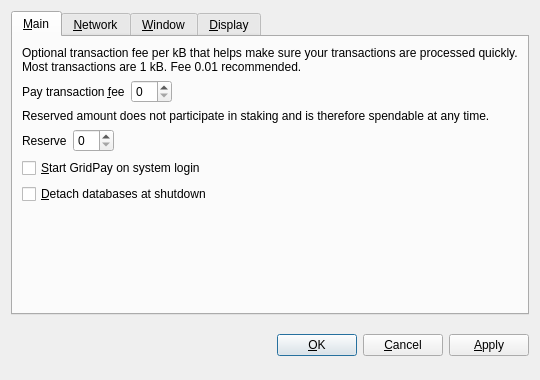
<?xml version="1.0" encoding="UTF-8"?>
<ui version="4.0">
 <class>OptionsDialog</class>
 <widget class="QDialog" name="OptionsDialog">
  <property name="geometry">
   <rect>
    <x>0</x>
    <y>0</y>
    <width>540</width>
    <height>380</height>
   </rect>
  </property>
  <property name="windowTitle">
   <string>Options</string>
  </property>
  <property name="modal">
   <bool>true</bool>
  </property>
  <layout class="QVBoxLayout" name="verticalLayout">
   <item>
    <widget class="QTabWidget" name="tabWidget">
     <property name="tabPosition">
      <enum>QTabWidget::North</enum>
     </property>
     <property name="currentIndex">
      <number>0</number>
     </property>
     <widget class="QWidget" name="tabMain">
      <attribute name="title">
       <string>&amp;Main</string>
      </attribute>
      <layout class="QVBoxLayout" name="verticalLayout_Main">
       <item>
        <widget class="QLabel" name="transactionFeeInfoLabel">
         <property name="text">
          <string>Optional transaction fee per kB that helps make sure your transactions are processed quickly. Most transactions are 1 kB. Fee 0.01 recommended.</string>
         </property>
         <property name="textFormat">
          <enum>Qt::PlainText</enum>
         </property>
         <property name="wordWrap">
          <bool>true</bool>
         </property>
        </widget>
       </item>
       <item>
        <layout class="QHBoxLayout" name="horizontalLayoutFee">
         <item>
          <widget class="QLabel" name="transactionFeeLabel">
           <property name="text">
            <string>Pay transaction &amp;fee</string>
           </property>
           <property name="textFormat">
            <enum>Qt::PlainText</enum>
           </property>
           <property name="buddy">
            <cstring>transactionFee</cstring>
           </property>
          </widget>
         </item>
         <item>
          <widget class="BitcoinAmountField" name="transactionFee"/>
         </item>
         <item>
          <spacer name="horizontalSpacerFee">
           <property name="orientation">
            <enum>Qt::Horizontal</enum>
           </property>
           <property name="sizeHint" stdset="0">
            <size>
             <width>40</width>
             <height>20</height>
            </size>
           </property>
          </spacer>
         </item>
        </layout>
       </item>
       <item>
        <widget class="QLabel" name="reserveBalanceInfoLabel">
         <property name="text">
          <string>Reserved amount does not participate in staking and is therefore spendable at any time.</string>
         </property>
         <property name="textFormat">
          <enum>Qt::PlainText</enum>
         </property>
         <property name="wordWrap">
          <bool>true</bool>
         </property>
        </widget>
       </item>
       <item>
        <layout class="QHBoxLayout" name="horizontalLayoutReserveBalance">
         <item>
          <widget class="QLabel" name="reserveBalanceLabel">
           <property name="text">
            <string>Reserve</string>
           </property>
           <property name="textFormat">
            <enum>Qt::PlainText</enum>
           </property>
           <property name="buddy">
            <cstring>reserveBalance</cstring>
           </property>
          </widget>
         </item>
         <item>
          <widget class="BitcoinAmountField" name="reserveBalance"/>
         </item>
         <item>
          <spacer name="horizontalSpacerReserveBalance">
           <property name="orientation">
            <enum>Qt::Horizontal</enum>
           </property>
           <property name="sizeHint" stdset="0">
            <size>
             <width>40</width>
             <height>20</height>
            </size>
           </property>
          </spacer>
         </item>
        </layout>
       </item>
       <item>
        <widget class="QCheckBox" name="bitcoinAtStartup">
         <property name="toolTip">
          <string>Automatically start GridPay after logging in to the system.</string>
         </property>
         <property name="text">
          <string>&amp;Start GridPay on system login</string>
         </property>
        </widget>
       </item>
       <item>
        <widget class="QCheckBox" name="detachDatabases">
         <property name="toolTip">
          <string>Detach block and address databases at shutdown. This means they can be moved to another data directory, but it slows down shutdown. The wallet is always detached.</string>
         </property>
         <property name="text">
          <string>&amp;Detach databases at shutdown</string>
         </property>
        </widget>
       </item>
       <item>
        <spacer name="verticalSpacer_Main">
         <property name="orientation">
          <enum>Qt::Vertical</enum>
         </property>
         <property name="sizeHint" stdset="0">
          <size>
           <width>20</width>
           <height>40</height>
          </size>
         </property>
        </spacer>
       </item>
      </layout>
     </widget>
     <widget class="QWidget" name="tabNetwork">
      <attribute name="title">
       <string>&amp;Network</string>
      </attribute>
      <layout class="QVBoxLayout" name="verticalLayout_Network">
       <item>
        <widget class="QCheckBox" name="mapPortUpnp">
         <property name="toolTip">
          <string>Automatically open the GridPay client port on the router. This only works when your router supports UPnP and it is enabled.</string>
         </property>
         <property name="text">
          <string>Map port using &amp;UPnP</string>
         </property>
        </widget>
       </item>
       <item>
        <widget class="QCheckBox" name="connectSocks">
         <property name="toolTip">
          <string>Connect to the GridPay network through a SOCKS proxy (e.g. when connecting through Tor).</string>
         </property>
         <property name="text">
          <string>&amp;Connect through SOCKS proxy:</string>
         </property>
        </widget>
       </item>
       <item>
        <layout class="QHBoxLayout" name="horizontalLayout_Network">
         <item>
          <widget class="QLabel" name="proxyIpLabel">
           <property name="text">
            <string>Proxy &amp;IP:</string>
           </property>
           <property name="textFormat">
            <enum>Qt::PlainText</enum>
           </property>
           <property name="buddy">
            <cstring>proxyIp</cstring>
           </property>
          </widget>
         </item>
         <item>
          <widget class="QValidatedLineEdit" name="proxyIp">
           <property name="maximumSize">
            <size>
             <width>140</width>
             <height>16777215</height>
            </size>
           </property>
           <property name="toolTip">
            <string>IP address of the proxy (e.g. 127.0.0.1)</string>
           </property>
          </widget>
         </item>
         <item>
          <widget class="QLabel" name="proxyPortLabel">
           <property name="text">
            <string>&amp;Port:</string>
           </property>
           <property name="textFormat">
            <enum>Qt::PlainText</enum>
           </property>
           <property name="buddy">
            <cstring>proxyPort</cstring>
           </property>
          </widget>
         </item>
         <item>
          <widget class="QLineEdit" name="proxyPort">
           <property name="maximumSize">
            <size>
             <width>55</width>
             <height>16777215</height>
            </size>
           </property>
           <property name="toolTip">
            <string>Port of the proxy (e.g. 9050)</string>
           </property>
          </widget>
         </item>
         <item>
          <widget class="QLabel" name="socksVersionLabel">
           <property name="text">
            <string>SOCKS &amp;Version:</string>
           </property>
           <property name="textFormat">
            <enum>Qt::PlainText</enum>
           </property>
           <property name="buddy">
            <cstring>socksVersion</cstring>
           </property>
          </widget>
         </item>
         <item>
          <widget class="QValueComboBox" name="socksVersion">
           <property name="toolTip">
            <string>SOCKS version of the proxy (e.g. 5)</string>
           </property>
          </widget>
         </item>
         <item>
          <spacer name="horizontalSpacer_Network">
           <property name="orientation">
            <enum>Qt::Horizontal</enum>
           </property>
           <property name="sizeHint" stdset="0">
            <size>
             <width>40</width>
             <height>20</height>
            </size>
           </property>
          </spacer>
         </item>
        </layout>
       </item>
       <item>
        <spacer name="verticalSpacer_Network">
         <property name="orientation">
          <enum>Qt::Vertical</enum>
         </property>
         <property name="sizeHint" stdset="0">
          <size>
           <width>20</width>
           <height>40</height>
          </size>
         </property>
        </spacer>
       </item>
      </layout>
     </widget>
     <widget class="QWidget" name="tabWindow">
      <attribute name="title">
       <string>&amp;Window</string>
      </attribute>
      <layout class="QVBoxLayout" name="verticalLayout_Window">
       <item>
        <widget class="QCheckBox" name="minimizeToTray">
         <property name="toolTip">
          <string>Show only a tray icon after minimizing the window.</string>
         </property>
         <property name="text">
          <string>&amp;Minimize to the tray instead of the taskbar</string>
         </property>
        </widget>
       </item>
       <item>
        <widget class="QCheckBox" name="minimizeOnClose">
         <property name="toolTip">
          <string>Minimize instead of exit the application when the window is closed. When this option is enabled, the application will be closed only after selecting Quit in the menu.</string>
         </property>
         <property name="text">
          <string>M&amp;inimize on close</string>
         </property>
        </widget>
       </item>
       <item>
        <spacer name="verticalSpacer_Window">
         <property name="orientation">
          <enum>Qt::Vertical</enum>
         </property>
         <property name="sizeHint" stdset="0">
          <size>
           <width>20</width>
           <height>40</height>
          </size>
         </property>
        </spacer>
       </item>
      </layout>
     </widget>
     <widget class="QWidget" name="tabDisplay">
      <attribute name="title">
       <string>&amp;Display</string>
      </attribute>
      <layout class="QVBoxLayout" name="verticalLayout_Display">
       <item>
        <layout class="QHBoxLayout" name="horizontalLayout_1_Display">
         <item>
          <widget class="QLabel" name="langLabel">
           <property name="text">
            <string>User Interface &amp;language:</string>
           </property>
           <property name="textFormat">
            <enum>Qt::PlainText</enum>
           </property>
           <property name="buddy">
            <cstring>lang</cstring>
           </property>
          </widget>
         </item>
         <item>
          <widget class="QValueComboBox" name="lang">
           <property name="toolTip">
            <string>The user interface language can be set here. This setting will take effect after restarting GridPay.</string>
           </property>
          </widget>
         </item>
        </layout>
       </item>
       <item>
        <layout class="QHBoxLayout" name="horizontalLayout_2_Display">
         <item>
          <widget class="QLabel" name="unitLabel">
           <property name="text">
            <string>&amp;Unit to show amounts in:</string>
           </property>
           <property name="textFormat">
            <enum>Qt::PlainText</enum>
           </property>
           <property name="buddy">
            <cstring>unit</cstring>
           </property>
          </widget>
         </item>
         <item>
          <widget class="QValueComboBox" name="unit">
           <property name="toolTip">
            <string>Choose the default subdivision unit to show in the interface and when sending coins.</string>
           </property>
          </widget>
         </item>
        </layout>
       </item>
       <item>
        <widget class="QCheckBox" name="displayAddresses">
         <property name="toolTip">
          <string>Whether to show GridPay addresses in the transaction list or not.</string>
         </property>
         <property name="text">
          <string>&amp;Display addresses in transaction list</string>
         </property>
        </widget>
       </item>
       <item>
        <widget class="QCheckBox" name="coinControlFeatures">
         <property name="toolTip">
          <string>Whether to show coin control features or not.</string>
         </property>
         <property name="text">
          <string>Display coin &amp;control features (experts only!)</string>
         </property>
        </widget>
       </item>
       <item>
        <spacer name="verticalSpacer_Display">
         <property name="orientation">
          <enum>Qt::Vertical</enum>
         </property>
         <property name="sizeHint" stdset="0">
          <size>
           <width>20</width>
           <height>40</height>
          </size>
         </property>
        </spacer>
       </item>
      </layout>
     </widget>
    </widget>
   </item>
   <item>
    <layout class="QHBoxLayout" name="horizontalLayout_Buttons">
     <item>
      <spacer name="horizontalSpacer_1">
       <property name="orientation">
        <enum>Qt::Horizontal</enum>
       </property>
       <property name="sizeHint" stdset="0">
        <size>
         <width>40</width>
         <height>48</height>
        </size>
       </property>
      </spacer>
     </item>
     <item>
      <widget class="QLabel" name="statusLabel">
       <property name="font">
        <font>
         <weight>75</weight>
         <bold>true</bold>
        </font>
       </property>
       <property name="text">
        <string/>
       </property>
       <property name="textFormat">
        <enum>Qt::PlainText</enum>
       </property>
       <property name="wordWrap">
        <bool>true</bool>
       </property>
      </widget>
     </item>
     <item>
      <spacer name="horizontalSpacer_2">
       <property name="orientation">
        <enum>Qt::Horizontal</enum>
       </property>
       <property name="sizeHint" stdset="0">
        <size>
         <width>40</width>
         <height>48</height>
        </size>
       </property>
      </spacer>
     </item>
     <item>
      <widget class="QPushButton" name="okButton">
       <property name="text">
        <string>&amp;OK</string>
       </property>
      </widget>
     </item>
     <item>
      <widget class="QPushButton" name="cancelButton">
       <property name="text">
        <string>&amp;Cancel</string>
       </property>
       <property name="autoDefault">
        <bool>false</bool>
       </property>
      </widget>
     </item>
     <item>
      <widget class="QPushButton" name="applyButton">
       <property name="text">
        <string>&amp;Apply</string>
       </property>
       <property name="autoDefault">
        <bool>false</bool>
       </property>
      </widget>
     </item>
    </layout>
   </item>
  </layout>
 </widget>
 <customwidgets>
  <customwidget>
   <class>BitcoinAmountField</class>
   <extends>QSpinBox</extends>
   <header>bitcoinamountfield.h</header>
  </customwidget>
  <customwidget>
   <class>QValueComboBox</class>
   <extends>QComboBox</extends>
   <header>qvaluecombobox.h</header>
  </customwidget>
  <customwidget>
   <class>QValidatedLineEdit</class>
   <extends>QLineEdit</extends>
   <header>qvalidatedlineedit.h</header>
  </customwidget>
 </customwidgets>
 <resources/>
 <connections/>
</ui>
